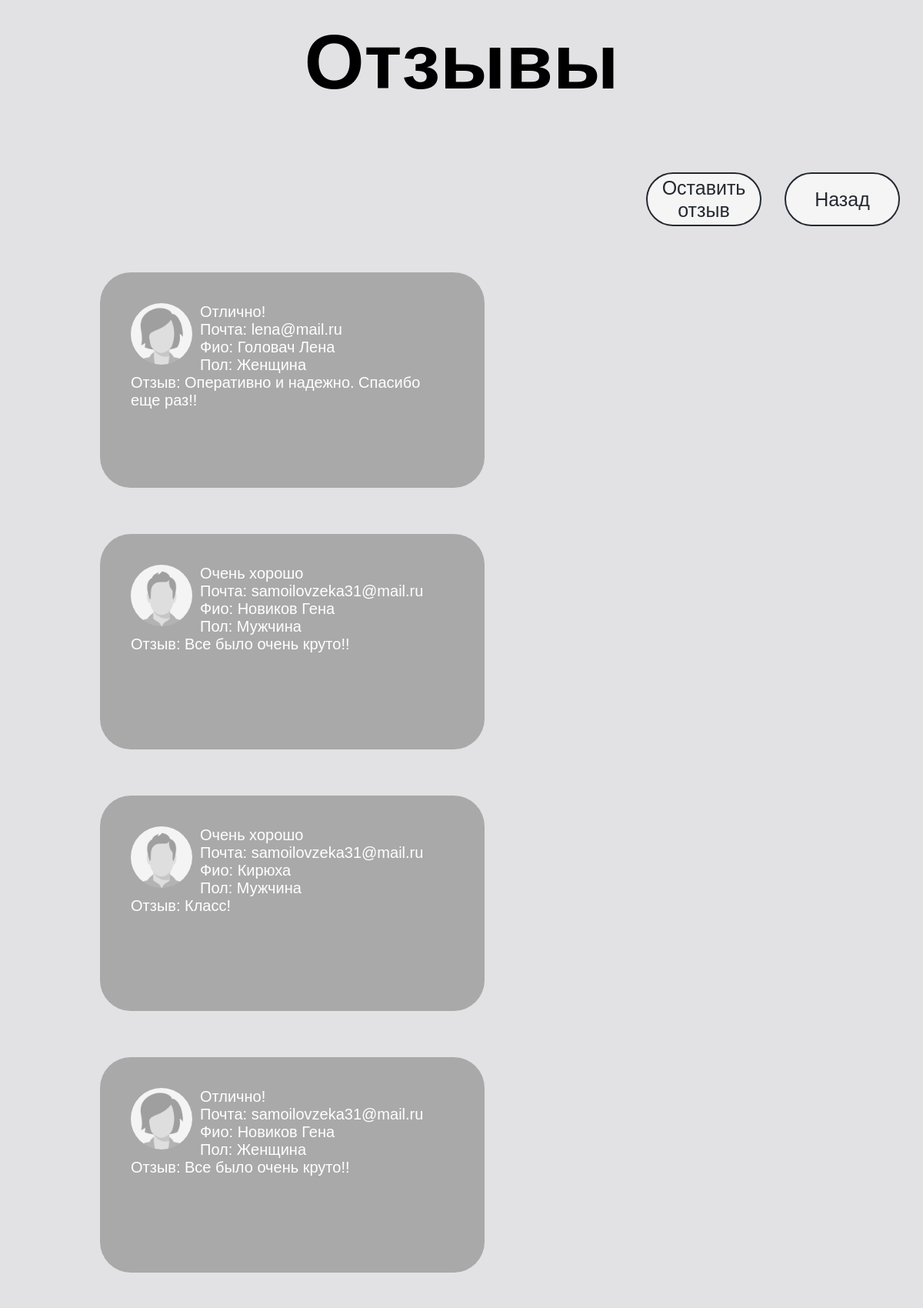
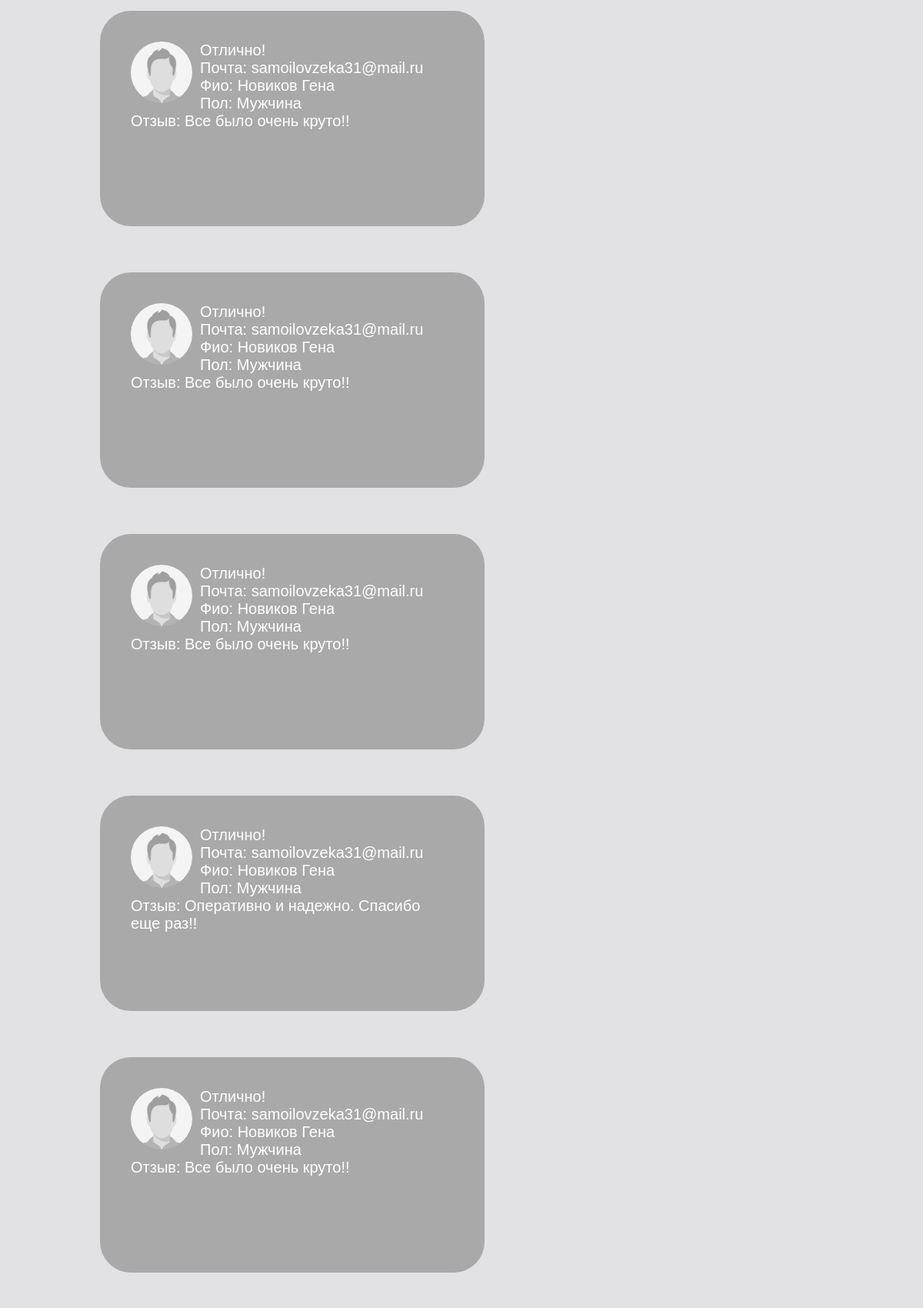
/review/ (upper part), run on the app's committed database (2 pictures, top to bottom).
### itservice/models.py (models this page shows, shortened)
class review(models.Model):
    Gender = (
        ('Мужчина', 'Мужчина'),
        ('Женщина', 'Женщина')
    )
    Grade = (
        ('Отлично!', 'Отлично!'),
        ('Очень хорошо', 'Очень хорошо'),
        ('Хорошо', 'Хорошо'),
        ('Плохо', 'Плохо'),
        ('Очень плохо', 'Очень плохо'),
    )
    review_fio = models.CharField(max_length=50, verbose_name="Фио")
    review_gender = models.CharField(max_length=15, choices=Gender, default='Мужчина',
                                     verbose_name="Пол")
    review_email = models.EmailField(max_length=50, verbose_name="Почта")
    review_comment = models.CharField(max_length=150, verbose_name="Отзыв")
    review_grade = models.CharField(max_length=15,choices=Grade, default='Мужчина', verbose_name="Оценка")

### itservice/views.py (the view)
# urls.py: path('review/', views.Rev, name="review"),
def Rev(request):
    reviews = review.objects.all()
    return render(request, 'itservice/review.html', {'reviews': reviews})

### itservice/templates/itservice/review.html
{% extends 'itservice/home.html' %}
{% block content1 %}
<p>Отзывы</p>
{% endblock %}
{% block content %}
<div class="window">
    <div class="buttons">
        <button class="butt-rev"> <a class href="{% url 'review_add' %}">Оставить отзыв</a></button>
        <button class="butt-rev"><a href="{% url 'home' %}">Назад</a></button>
    </div>
<div class="review">
{% for r in reviews%}
    <div class="grade">
        <div class="grade_header">
            {% if r.review_gender == 'Мужчина'%}
            <img class="img" src="/media/photos/review/man.jpg" alt="">
            {% else %}
            <img class="img" src="/media/photos/review/woman.jpg" alt="">
            {% endif %}
        </div>
   <p>{{r.review_grade}}</p>
            <h1>Почта: {{r.review_email}}</h1>
            <p class="">Фио: {{r.review_fio}}</p>
            <p class="">Пол: {{r.review_gender}}</p>
        <p class="">Отзыв: {{r.review_comment}}</p>
    </div>
{% endfor %}
</div>
</div>
{% endblock %}

### itservice/static/itservice/css/home.css (style rules this page uses)
body { width: 100%; height: 100%; display: block; font-weight: initial; font-family: 'Trebuchet MS', Helvetica, sans-serif; background: #e2e2e5; }
.window { height: 80%; width: 100%; }
.review { display: block; height: 100%; width: 100%; padding: 100px; }
.grade { color:white; font-size: 20px; display: block; float: left; margin: 30px; padding: 40px; width: 500px; min-height: 280px; border-radius: 40px; background-color: darkgrey; }
.grade_header { padding-right: 10px; float: left; }
.img { width: 80px; height: 80px; border-radius: 40px; }
.buttons { display: inline-flex; float:right; }
.butt-rev { margin-right: 30px ; text-align: center; background-color: whitesmoke; display: block; position: center; font-size: 25px; -webkit-transition-duration: 0.4s; transition-duration: 0.4s; width: 150px; height: 70px; cursor: pointer; color: #252930; border: 2px solid #252930; border-radius: 40px; }

### data on the page
review: review_grade "Отлично!", review_email "lena@mail.ru", review_fio "Головач Лена", review_gender "Женщина", review_comment "Оперативно и надежно. Спасибо еще раз!!"
review: review_grade "Очень хорошо", review_email "samoilovzeka31@mail.ru", review_fio "Новиков Гена", review_gender "Мужчина", review_comment "Все было очень круто!!"
review: review_grade "Очень хорошо", review_email "samoilovzeka31@mail.ru", review_fio "Кирюха", review_gender "Мужчина", review_comment "Класс!"
review: review_grade "Отлично!", review_email "samoilovzeka31@mail.ru", review_fio "Новиков Гена", review_gender "Женщина", review_comment "Все было очень круто!!"
review: review_grade "Отлично!", review_email "samoilovzeka31@mail.ru", review_fio "Новиков Гена", review_gender "Мужчина", review_comment "Все было очень круто!!"
review: review_grade "Отлично!", review_email "samoilovzeka31@mail.ru", review_fio "Новиков Гена", review_gender "Мужчина", review_comment "Все было очень круто!!"
review: review_grade "Отлично!", review_email "samoilovzeka31@mail.ru", review_fio "Новиков Гена", review_gender "Мужчина", review_comment "Все было очень круто!!"
review: review_grade "Отлично!", review_email "samoilovzeka31@mail.ru", review_fio "Новиков Гена", review_gender "Мужчина", review_comment "Оперативно и надежно. Спасибо еще раз!!"
review: review_grade "Отлично!", review_email "samoilovzeka31@mail.ru", review_fio "Новиков Гена", review_gender "Мужчина", review_comment "Все было очень круто!!"
